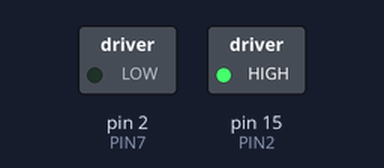
A sketch run on a simulated Arduino Uno, built with avr-gcc and run on an emulated ATmega328P. On the bench: switched loads named in the sketch (green lamp = pin HIGH).

Above: at 2.5 s.
At 7.5 s:
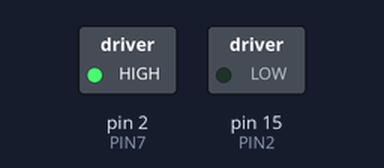
At 12.5 s:
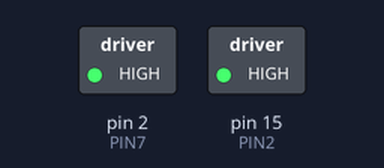
At 17.5 s:
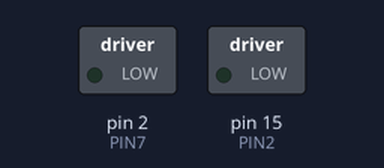
Timing chart, 0 to 26.0 s (numbered marks = the images above):
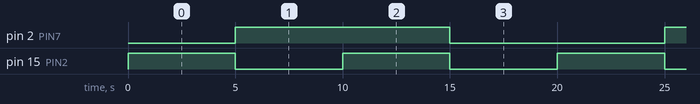

The sketch:

Lab_2.ino
```cpp
#define MOTOR  23

// void setup()
// {
//   pinMode(MOTOR, OUTPUT);
// }void loop()
// {
//   digitalWrite(MOTOR,)
//   digitalWrite(MOTOR, HIGH);
//   delay(5000); // Wait for 5000 millisecond(s)
//   digitalWrite(MOTOR, LOW);
//   delay(5000); // Wait for 5000 millisecond(s)
// }

//2.4
// #define STEP_PIN1 25
// #define STEP_PIN2 26
// #define STEP_PIN3 32
// #define STEP_PIN4 33

// int delaytime=3;
// bool reverse=false;

// int step_number=0;
// void setup(){
//   pinMode(STEP_PIN1,OUTPUT);
//   pinMode(STEP_PIN2,OUTPUT);
//   pinMode(STEP_PIN3,OUTPUT);
//   pinMode(STEP_PIN4,OUTPUT);

//   digitalWrite(STEP_PIN1,LOW);
//   digitalWrite(STEP_PIN2,LOW);
//   digitalWrite(STEP_PIN3,LOW);
//   digitalWrite(STEP_PIN4,LOW);
// }

// void loop(){
//   if(reverse){
//     digitalWrite(STEP_PIN1,HIGH);
//   delay(delaytime);
//   digitalWrite(STEP_PIN1,LOW);

//   digitalWrite(STEP_PIN2,HIGH);
//   delay(delaytime);
//   digitalWrite(STEP_PIN2,LOW);

//   digitalWrite(STEP_PIN3,HIGH);
//   delay(delaytime);
//   digitalWrite(STEP_PIN3,LOW);

//   digitalWrite(STEP_PIN4,HIGH);
//   delay(delaytime);
//   digitalWrite(STEP_PIN4,LOW);
//   }else{
//   digitalWrite(STEP_PIN4,HIGH);
//   delay(delaytime);
//   digitalWrite(STEP_PIN4,LOW);

//   digitalWrite(STEP_PIN3,HIGH);
//   delay(delaytime);
//   digitalWrite(STEP_PIN3,LOW);

//   digitalWrite(STEP_PIN2,HIGH);
//   delay(delaytime);
//   digitalWrite(STEP_PIN2,LOW);

//   digitalWrite(STEP_PIN1,HIGH);
//   delay(delaytime);
//   digitalWrite(STEP_PIN1,LOW);
//   }
//   step_number+=4*delaytime;
//   if(step_number>=5000){
//     reverse=!reverse;
//     step_number=0;
//   }


// }

//2.5

#define PIN2 15
#define PIN7 2

void setup(){

  pinMode(PIN2,OUTPUT);
  pinMode(PIN7,OUTPUT);
  digitalWrite(PIN2,LOW);
  digitalWrite(PIN7,LOW);
}

void loop(){
  digitalWrite(PIN2,HIGH);
  digitalWrite(PIN7,LOW);
  delay(5000);
  digitalWrite(PIN2,LOW);
  digitalWrite(PIN7,HIGH);
  delay(5000);
  digitalWrite(PIN2,HIGH);
  digitalWrite(PIN7,HIGH);
  delay(5000);
  digitalWrite(PIN2,LOW);
  digitalWrite(PIN7,LOW);
  delay(5000);

}
 
```

Measured:
- by itself, pin 2 (PIN7): alternates HIGH for 10.0 s and LOW for 10.0 s
- by itself, pin 15 (PIN2): alternates HIGH for 5.0 s and LOW for 5.0 s
- by itself, everything shown: repeats every 20.0 s, in 4 steps
